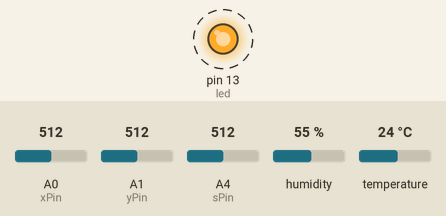
A sketch run on a simulated Arduino Uno, built with avr-gcc and run on an emulated ATmega328P. Parts: output pins drawn as LEDs (lit = HIGH). Dashed ring = blinking. Inputs (shaded band) come from the test bench; at power-on: A0 (xPin) = 512, A1 (yPin) = 512, A4 (sPin) = 512, humidity 55 %, temperature 24 °C. What the sketch prints to the serial monitor is not drawn.

Above: at 0.4 s.
Timing chart, 0 to 3.0 s (numbered marks = the images above):
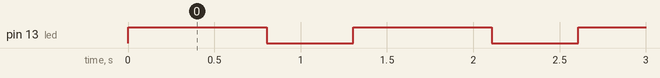

The sketch:

uMProductionFeb8.ino
```cpp
/****************************************************************************
 Utility Monitor
 See Zreadme.ino
 *******************************************************************************
 This version is running in production as of 11pm 2/19/14
 ****************************************************************************/

#include <string.h>
#include <SHT1x.h>

//arduino pin assignments and modem setup
int led =                  13;
#define xPin                0          // x pin on 2-axis accelerometer
#define yPin                1          // y pin on 2-axis accelerometer
#define sPin               A4          // furnace sound pin - piezo mic pin (analog 4)
#define wDataPin           10          // data pin on SHT15 temp/humidity sensor
#define wClockPin          11          // clock pin on SHT15
#define BAUDRATE         9600          // baud rate of modem

// channels - used to tell the Python script which appliance we are talking about
#define SUMP                1
#define HVAC                2
#define WHTR                3

// misc constants
#define UPLOAD_INTERVAL 15000          // how often to update ThingSpeak (in ms)
#define SUMPWINDOW    1200000          // ~30m sliding window for sump duty cycle
#define HVACWINDOW    9600000          // ~4h sliding window for HVAC duty cycle
#define WHTRWINDOW    9600000          // ~4h sliding window for water heater duty cycle
#define SAMPLES             8          // number of samples read to determine sensor value
#define HIST               30          // max expected runs per WINDOW (sets circular buffer size)

// thesholds to decide whether the appliance is active or not
#define VIBES             100          // sump motion
#define RESTING            50
#define BLOWING            50          // hvac sound
#define NOTBLOWING         20
#define HEATING           120          // water heater chimney temperature
#define NOT_HEATING       100
#define DAMP                3          // for HVAC, look at multiple consecutive readings to ignore outliers

// SHT15 temp/humidity sensor
SHT1x water(wDataPin, wClockPin);

// set sensor values and arrays to zero at startup
long motion =               0;       long sounds =                0;
float tempC =               0;      float tempF  =                0;
float humidity =            0;
//HVAC use multiple consecutive readings to ignore outliers
long soundHist        [DAMP];        int shPtr =                  0;
boolean reallyQuiet;
// time
unsigned long             now;      unsigned long last_report =   0;
unsigned long lastOnSump =  0;      unsigned long lastOnHvac  =   0;
unsigned long lastOnWhtr =  0;
// run count
int sumpFreq;                        int hvacFreq;
int whtrFreq;
int Sptr =                  0;       int Hptr =                   0;
int Wptr = 0;
unsigned long recentSUMP[HIST];      unsigned long recentHVAC[HIST];
unsigned long recentWHTR[HIST];
//state
boolean SumpON =       false;        boolean HvacON =         false;
boolean WhtrON =       false;
```

Init_setup.ino
```cpp
// setup runs just once at the beginning

void setup()  {
  Serial.begin    (BAUDRATE);
  pinMode      (xPin, INPUT);
  pinMode      (yPin, INPUT);
  pinMode      (sPin, INPUT);
  pinMode      (led, OUTPUT);
  for (int k=0; k<HIST; k++)
    {
       recentSUMP[k] = 0;
       recentHVAC[k] = 0;
       recentWHTR[k] = 0;
     }
}
```

Main.ino
```cpp
void loop()  {

    //read the sensors (and use LED as a visual heartbeat)
            digitalWrite(led, HIGH);
          readSensorData();
            delay(500);   digitalWrite(led, LOW);     delay(500);
        now = millis();

     //decide if we've turned on or off
     // SUMP
        if ((motion > VIBES) &! SumpON) {            // detect leading edge
          SumpON = true;
          lastOnSump = now;
          recentSUMP[Sptr] = now;
          Sptr = (Sptr+1) % HIST;
        }
        if ((motion < RESTING) && SumpON) {         // detect trailing edge
          SumpON = false;
        }

     // HVAC
       soundHist[shPtr] = sounds;                  // look at several recent
       shPtr = (shPtr+1) % DAMP;                   // to ignore outliers
       reallyQuiet = false;
       for (int k=0; k<DAMP; k++) if (soundHist[k] < BLOWING) reallyQuiet = true;
       if (!reallyQuiet &! HvacON) {               // detect leading edge
          HvacON = true;
          lastOnHvac = now;
          recentHVAC[Hptr] = now;
          Hptr = (Hptr+1) % HIST;
        }

       reallyQuiet = true;
       for (int k=0; k<DAMP; k++) if (soundHist[k] > NOTBLOWING) reallyQuiet = false;
        if (reallyQuiet && HvacON) {              // detect trailing edge
          HvacON = false;
       }

       // WHTR
        if ((tempF > HEATING) &! WhtrON) {            // detect leading edge
          WhtrON = true;
          lastOnWhtr = now;
          recentWHTR[Wptr] = now;
          Wptr = (Wptr+1) % HIST;
        }
        if ((tempF < NOT_HEATING) && WhtrON) {         // detect trailing edge
          WhtrON = false;
        }

	//Report in at regular intervals
	  if(millis() - last_report > UPLOAD_INTERVAL)
            {
	      last_report = millis();             // reset last-updated to current clock
              ReportOut();
            }
}
```

Report.ino
```cpp
        void ReportOut() {
           // report sump
              sumpFreq = lastWindowCount(SUMP);
              Serial.print  (SUMP);     Serial.print(",");
              Serial.print  (motion);   Serial.print(",");
              Serial.print  (SumpON);   Serial.print(",");
              Serial.println  (sumpFreq);

           // report hvac
              hvacFreq = lastWindowCount(HVAC);
              Serial.print  (HVAC);      Serial.print(",");
              Serial.print  (sounds);    Serial.print(",");
              Serial.print  (HvacON); Serial.print(",");
              Serial.println  (hvacFreq);

           // report water heater
              whtrFreq = lastWindowCount(WHTR);
              Serial.print  (WHTR);      Serial.print(",");
              Serial.print  (tempF);    Serial.print(",");
              Serial.print  (WhtrON); Serial.print(",");
              Serial.println  (whtrFreq);
        }
```

Sensors.ino
```cpp
/****************************************************************************
                  SENSOR FUNCTIONS
 ****************************************************************************/

void readSensorData()  {
     // zero out the sensor vals
     motion = sounds = 0;

          checkMovement();
          sounds  = checkSound(HVAC);
          checkWaterHeater();
}

/****************************************************************************
                  MOTION (accelerometer)
** using the analog pins (XA, YA) since it provides a nicely stable reading
** vs the waveform that comes out of the pulse wave modulation
** (PWM - XP, YP) pins which are harder to intepret.
 ****************************************************************************/
void checkMovement() {
  long xBuffer[SAMPLES], yBuffer[SAMPLES];   // samples defined in Quake_monitor
  long xSum = 0;    long xAvg = 0;
  long ySum = 0;    long yAvg = 0;    int i;

  // this shouldn't be necessary but better safe...
  for (i=0; i<SAMPLES; i++) {xBuffer[i] = 0; yBuffer[i] = 0;}
  // collect the samples
  for (i=0; i<SAMPLES; i++) {
      delay(10); // gives time for A/D converter to reset on Arduino
      xBuffer[i] = analogRead (xPin);
      xSum += xBuffer[i];
      delay(10);
      yBuffer[i] = analogRead (yPin);
      ySum += yBuffer[i];
  }

  // compute x and y force averages
    xAvg =  (xSum / SAMPLES);
    yAvg =  (ySum / SAMPLES);

  // add up the variance and call that our motion value
    for (i=0; i<SAMPLES; i++) {
      motion += (abs(xBuffer[i]-xAvg)  +  abs(yBuffer[i]-yAvg) );
    }

  }

/****************************************************************************
                  SOUND (piezo microphone)
** watch a handful of samples to see if there is sound present.
** values jump all over the place when there is noise but generally 0 when quiet
 ****************************************************************************/
int checkSound(int myChannel) {
  long sBuffer[SAMPLES];
  long sSum = 0;    long sAvg = 0;   int i;
  int micVal;
  // this shouldn't be necessary but better safe...
  for (i=0; i<SAMPLES; i++) sBuffer[i] = 0;
  // collect the samples

  for (i=0; i<SAMPLES; i++) {
      delay(10); // actually 10ms is enough time for A/D converter to reset on Arduino
      switch (myChannel) {
        case HVAC:
          micVal = analogRead(sPin);
          break;
     //   case <other>:        //in case we add another mic
     //     micVal = analogRead(wPin);
     //     break;
      }
      sBuffer[i] = constrain(abs(micVal - 512)-25,0,512);
      sSum += sBuffer[i];
  }

  // compute average
    sAvg =  (sSum / SAMPLES);

   return(sAvg);

}

/****************************************************************************
                  Water Heater (temperature/humidity)
** using SHT15 to measure temperature near the chimney outlet of the water heater
** don't really care about humidity but it's available so we'll check it
**
 ****************************************************************************/
void checkWaterHeater() {

  tempC    = water.readTemperatureC();
  tempF    = water.readTemperatureF();
  humidity = water.readHumidity    ();
}
```

Stats.ino
```cpp
/*
 Keep track of the number of times we've seen the unit
 go on in the past Window ms
 */

int lastWindowCount(int channel) {
  int myCount               = 0;
  unsigned long totalActive = 0;
  int myWindow;now   = millis();

  for (int i=0; i<HIST; i++) {
    switch (channel) {
      case SUMP:
        if (recentSUMP[i] > 0 && (now - recentSUMP[i]) < SUMPWINDOW) {
            myCount++;
        }
        break;
      case HVAC:
        if (recentHVAC[i] > 0 && (now - recentHVAC[i]) < HVACWINDOW) {
            myCount++;
        }
        break;
        case WHTR:
        if (recentWHTR[i] > 0 && (now - recentWHTR[i]) < WHTRWINDOW) {
            myCount++;
        }
        break;
    }
  }
  return(myCount);
}
```

zREADME.ino
```cpp
/*

Simple data logger for sending sensor data via XBEE radio in AT mode to a
Mac with Internet access sending the data to Pachube.com via a python program.
CeC (cecatlett@gmail.com)
January 2012

Dec 2013
Changed from Pachube to Thingspeak.  Modified motion sensor with thresholds
to detect sump pump activity.  Added piezo microphone with thresholds
to detect HVAC fan activty.

Sends a simple line of text every UPLOAD_INTERVAL with the following format:
<channel>,<sensor_value>,<state>,<history>

where:
<channel> identifies the unit being monitored (1=sump, 2=hvac)
<value>   is the latest reading from the sensor
<state>   is ON (1) or OFF (0) where ON means during one or more sampling
          periods (multiple happen between updates) the activity
          threshold was exceeded, indicating activity
<history> is the number of times the unit has been activated in the past WINDOW


*/
```

Measured:
- by itself, pin 13 (led): alternates HIGH for 0.80 s and LOW for 0.50 s
